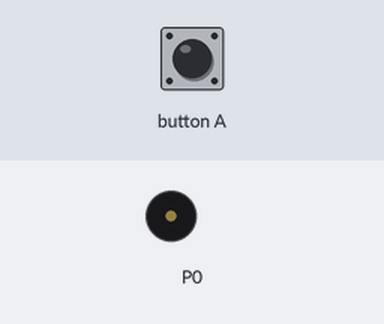
The program below on a simulated BBC micro:bit (MakeCode). Parts: buzzer (waves = sounding).

Above: at 1.36 s.
At 21.2 s:
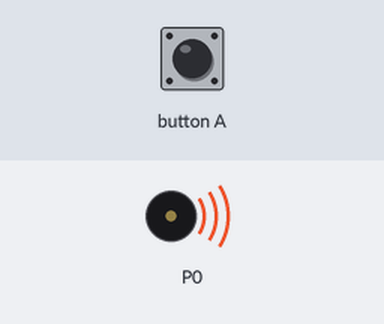
Timing chart, 0 to 25.3 s (numbered marks = the images above):
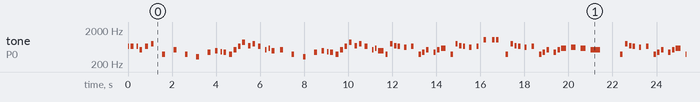

Measured:
- by itself, tone on P0: plays 659 Hz for 0.06 s, 659 Hz for 0.13 s, 659 Hz for 0.06 s, 523 Hz for 0.13 s, 659 Hz for 0.13 s, 784 Hz for 0.13 s … (458 notes in this stretch)

The program:

main.ts
```typescript
input.onButtonPressed(Button.A, function () {
    music.setVolume(255)
})
basic.forever(function () {
    music.playTone(659, music.beat(BeatFraction.Eighth))
    music.rest(music.beat(BeatFraction.Eighth))
    music.playTone(659, music.beat(BeatFraction.Quarter))
    music.rest(music.beat(BeatFraction.Quarter))
    music.playTone(659, music.beat(BeatFraction.Eighth))
    music.rest(music.beat(BeatFraction.Eighth))
    music.playTone(523, music.beat(BeatFraction.Quarter))
    music.rest(music.beat(BeatFraction.Quarter))
    music.playTone(659, music.beat(BeatFraction.Quarter))
    music.rest(music.beat(BeatFraction.Quarter))
    music.playTone(784, music.beat(BeatFraction.Quarter))
    music.rest(music.beat(BeatFraction.Quarter))
    music.rest(music.beat(BeatFraction.Half))
    music.playTone(392, music.beat(BeatFraction.Quarter))
    music.rest(music.beat(BeatFraction.Quarter))
    music.rest(music.beat(BeatFraction.Half))
    music.playTone(523, music.beat(BeatFraction.Quarter))
    music.rest(music.beat(BeatFraction.Half))
    music.rest(music.beat(BeatFraction.Quarter))
    music.playTone(392, music.beat(BeatFraction.Quarter))
    music.rest(music.beat(BeatFraction.Half))
    music.rest(music.beat(BeatFraction.Quarter))
    music.playTone(330, music.beat(BeatFraction.Quarter))
    music.rest(music.beat(BeatFraction.Half))
    music.rest(music.beat(BeatFraction.Quarter))
    music.playTone(440, music.beat(BeatFraction.Quarter))
    music.rest(music.beat(BeatFraction.Quarter))
    music.rest(music.beat(BeatFraction.Eighth))
    music.playTone(494, music.beat(BeatFraction.Quarter))
    music.rest(music.beat(BeatFraction.Quarter))
    music.playTone(466, music.beat(BeatFraction.Eighth))
    music.rest(music.beat(BeatFraction.Eighth))
    music.playTone(440, music.beat(BeatFraction.Quarter))
    music.rest(music.beat(BeatFraction.Quarter))
    music.playTone(392, music.beat(BeatFraction.Quarter))
    music.rest(music.beat(BeatFraction.Eighth))
    music.playTone(523, music.beat(BeatFraction.Quarter))
    music.rest(music.beat(BeatFraction.Eighth))
    music.playTone(659, music.beat(BeatFraction.Quarter))
    music.rest(music.beat(BeatFraction.Eighth))
    music.playTone(880, music.beat(BeatFraction.Quarter))
    music.rest(music.beat(BeatFraction.Quarter))
    music.playTone(698, music.beat(BeatFraction.Quarter))
    music.rest(music.beat(BeatFraction.Eighth))
    music.playTone(784, music.beat(BeatFraction.Quarter))
    music.rest(music.beat(BeatFraction.Quarter))
    music.playTone(659, music.beat(BeatFraction.Quarter))
    music.rest(music.beat(BeatFraction.Quarter))
    music.rest(music.beat(BeatFraction.Eighth))
    music.changeTempoBy(-10)
    music.playTone(523, music.beat(BeatFraction.Eighth))
    music.rest(music.beat(BeatFraction.Eighth))
    music.playTone(587, music.beat(BeatFraction.Eighth))
    music.rest(music.beat(BeatFraction.Eighth))
    music.changeTempoBy(10)
    music.playTone(494, music.beat(BeatFraction.Quarter))
    music.rest(music.beat(BeatFraction.Half))
    music.playTone(523, music.beat(BeatFraction.Quarter))
    music.rest(music.beat(BeatFraction.Half))
    music.rest(music.beat(BeatFraction.Quarter))
    music.playTone(392, music.beat(BeatFraction.Quarter))
    music.rest(music.beat(BeatFraction.Half))
    music.rest(music.beat(BeatFraction.Quarter))
    music.playTone(330, music.beat(BeatFraction.Quarter))
    music.rest(music.beat(BeatFraction.Half))
    music.rest(music.beat(BeatFraction.Quarter))
    music.playTone(440, music.beat(BeatFraction.Quarter))
    music.rest(music.beat(BeatFraction.Quarter))
    music.rest(music.beat(BeatFraction.Eighth))
    music.playTone(494, music.beat(BeatFraction.Quarter))
    music.rest(music.beat(BeatFraction.Quarter))
    music.playTone(466, music.beat(BeatFraction.Eighth))
    music.rest(music.beat(BeatFraction.Eighth))
    music.playTone(440, music.beat(BeatFraction.Quarter))
    music.rest(music.beat(BeatFraction.Quarter))
    music.playTone(392, music.beat(BeatFraction.Quarter))
    music.rest(music.beat(BeatFraction.Eighth))
    music.playTone(523, music.beat(BeatFraction.Quarter))
    music.rest(music.beat(BeatFraction.Eighth))
    music.playTone(659, music.beat(BeatFraction.Quarter))
    music.rest(music.beat(BeatFraction.Eighth))
    music.playTone(880, music.beat(BeatFraction.Quarter))
    music.rest(music.beat(BeatFraction.Quarter))
    music.playTone(698, music.beat(BeatFraction.Quarter))
    music.rest(music.beat(BeatFraction.Eighth))
    music.playTone(784, music.beat(BeatFraction.Quarter))
    music.rest(music.beat(BeatFraction.Quarter))
    music.playTone(659, music.beat(BeatFraction.Quarter))
    music.rest(music.beat(BeatFraction.Quarter))
    music.rest(music.beat(BeatFraction.Eighth))
    music.changeTempoBy(-10)
    music.playTone(523, music.beat(BeatFraction.Eighth))
    music.rest(music.beat(BeatFraction.Eighth))
    music.playTone(587, music.beat(BeatFraction.Eighth))
    music.rest(music.beat(BeatFraction.Eighth))
    music.changeTempoBy(10)
    music.playTone(494, music.beat(BeatFraction.Half))
    music.rest(music.beat(BeatFraction.Eighth))
    music.changeTempoBy(20)
    music.playTone(392, music.beat(BeatFraction.Quarter))
    music.rest(music.beat(BeatFraction.Quarter))
    music.playTone(784, music.beat(BeatFraction.Quarter))
    music.rest(music.beat(BeatFraction.Eighth))
    music.playTone(698, music.beat(BeatFraction.Quarter))
    music.rest(music.beat(BeatFraction.Eighth))
    music.playTone(659, music.beat(BeatFraction.Quarter))
    music.rest(music.beat(BeatFraction.Eighth))
    music.rest(music.beat(BeatFraction.Quarter))
    music.playTone(622, music.beat(BeatFraction.Quarter))
    music.rest(music.beat(BeatFraction.Half))
    music.playTone(659, music.beat(BeatFraction.Quarter))
    music.rest(music.beat(BeatFraction.Half))
    music.playTone(392, music.beat(BeatFraction.Quarter))
    music.rest(music.beat(BeatFraction.Eighth))
    music.playTone(440, music.beat(BeatFraction.Quarter))
    music.rest(music.beat(BeatFraction.Eighth))
    music.playTone(523, music.beat(BeatFraction.Quarter))
    music.rest(music.beat(BeatFraction.Half))
    music.playTone(440, music.beat(BeatFraction.Quarter))
    music.rest(music.beat(BeatFraction.Eighth))
    music.playTone(523, music.beat(BeatFraction.Quarter))
    music.rest(music.beat(BeatFraction.Eighth))
    music.playTone(587, music.beat(BeatFraction.Half))
    music.rest(music.beat(BeatFraction.Half))
    music.playTone(392, music.beat(BeatFraction.Quarter))
    music.rest(music.beat(BeatFraction.Quarter))
    music.playTone(784, music.beat(BeatFraction.Quarter))
    music.rest(music.beat(BeatFraction.Eighth))
    music.playTone(698, music.beat(BeatFraction.Quarter))
    music.rest(music.beat(BeatFraction.Eighth))
    music.playTone(659, music.beat(BeatFraction.Quarter))
    music.rest(music.beat(BeatFraction.Eighth))
    music.rest(music.beat(BeatFraction.Quarter))
    music.playTone(622, music.beat(BeatFraction.Quarter))
    music.rest(music.beat(BeatFraction.Half))
    music.playTone(659, music.beat(BeatFraction.Quarter))
    music.rest(music.beat(BeatFraction.Half))
    music.playTone(1050, music.beat(BeatFraction.Quarter))
    music.rest(music.beat(BeatFraction.Eighth))
    music.rest(music.beat(BeatFraction.Half))
    music.playTone(1050, music.beat(BeatFraction.Quarter))
    music.rest(music.beat(BeatFraction.Eighth))
    music.playTone(1050, music.beat(BeatFraction.Quarter))
    music.rest(music.beat(BeatFraction.Half))
    music.rest(music.beat(BeatFraction.Quarter))
    music.playTone(392, music.beat(BeatFraction.Quarter))
    music.rest(music.beat(BeatFraction.Quarter))
    music.playTone(784, music.beat(BeatFraction.Quarter))
    music.rest(music.beat(BeatFraction.Eighth))
    music.playTone(698, music.beat(BeatFraction.Quarter))
    music.rest(music.beat(BeatFraction.Eighth))
    music.playTone(659, music.beat(BeatFraction.Quarter))
    music.rest(music.beat(BeatFraction.Eighth))
    music.rest(music.beat(BeatFraction.Quarter))
    music.playTone(622, music.beat(BeatFraction.Quarter))
    music.rest(music.beat(BeatFraction.Half))
    music.playTone(659, music.beat(BeatFraction.Quarter))
    music.rest(music.beat(BeatFraction.Half))
    music.playTone(392, music.beat(BeatFraction.Quarter))
    music.rest(music.beat(BeatFraction.Eighth))
    music.playTone(440, music.beat(BeatFraction.Quarter))
    music.rest(music.beat(BeatFraction.Eighth))
    music.playTone(523, music.beat(BeatFraction.Quarter))
    music.rest(music.beat(BeatFraction.Half))
    music.playTone(440, music.beat(BeatFraction.Quarter))
    music.rest(music.beat(BeatFraction.Eighth))
    music.playTone(523, music.beat(BeatFraction.Quarter))
    music.rest(music.beat(BeatFraction.Eighth))
    music.playTone(587, music.beat(BeatFraction.Half))
    music.rest(music.beat(BeatFraction.Quarter))
    music.rest(music.beat(BeatFraction.Quarter))
    music.playTone(622, music.beat(BeatFraction.Half))
    music.rest(music.beat(BeatFraction.Quarter))
    music.rest(music.beat(BeatFraction.Quarter))
    music.playTone(587, music.beat(BeatFraction.Half))
    music.rest(music.beat(BeatFraction.Quarter))
    music.rest(music.beat(BeatFraction.Quarter))
    music.playTone(523, music.beat(BeatFraction.Whole))
    music.rest(music.beat(BeatFraction.Eighth))
    music.rest(music.beat(BeatFraction.Double))
    music.playTone(392, music.beat(BeatFraction.Quarter))
    music.rest(music.beat(BeatFraction.Quarter))
    music.playTone(784, music.beat(BeatFraction.Quarter))
    music.rest(music.beat(BeatFraction.Eighth))
    music.playTone(698, music.beat(BeatFraction.Quarter))
    music.rest(music.beat(BeatFraction.Eighth))
    music.playTone(659, music.beat(BeatFraction.Quarter))
    music.rest(music.beat(BeatFraction.Eighth))
    music.rest(music.beat(BeatFraction.Quarter))
    music.playTone(622, music.beat(BeatFraction.Quarter))
    music.rest(music.beat(BeatFraction.Half))
    music.playTone(659, music.beat(BeatFraction.Quarter))
    music.rest(music.beat(BeatFraction.Half))
    music.playTone(392, music.beat(BeatFraction.Quarter))
    music.rest(music.beat(BeatFraction.Eighth))
    music.playTone(440, music.beat(BeatFraction.Quarter))
    music.rest(music.beat(BeatFraction.Eighth))
    music.playTone(523, music.beat(BeatFraction.Quarter))
    music.rest(music.beat(BeatFraction.Half))
    music.playTone(440, music.beat(BeatFraction.Quarter))
    music.rest(music.beat(BeatFraction.Eighth))
    music.playTone(523, music.beat(BeatFraction.Quarter))
    music.rest(music.beat(BeatFraction.Eighth))
    music.playTone(587, music.beat(BeatFraction.Half))
    music.rest(music.beat(BeatFraction.Half))
    music.playTone(392, music.beat(BeatFraction.Quarter))
    music.rest(music.beat(BeatFraction.Quarter))
    music.playTone(784, music.beat(BeatFraction.Quarter))
    music.rest(music.beat(BeatFraction.Eighth))
    music.playTone(698, music.beat(BeatFraction.Quarter))
    music.rest(music.beat(BeatFraction.Eighth))
    music.playTone(659, music.beat(BeatFraction.Quarter))
    music.rest(music.beat(BeatFraction.Eighth))
    music.rest(music.beat(BeatFraction.Quarter))
    music.playTone(622, music.beat(BeatFraction.Quarter))
    music.rest(music.beat(BeatFraction.Half))
    music.playTone(659, music.beat(BeatFraction.Quarter))
    music.rest(music.beat(BeatFraction.Half))
    music.playTone(1050, music.beat(BeatFraction.Quarter))
    music.rest(music.beat(BeatFraction.Quarter))
    music.rest(music.beat(BeatFraction.Half))
    music.playTone(1050, music.beat(BeatFraction.Quarter))
    music.rest(music.beat(BeatFraction.Eighth))
    music.playTone(1050, music.beat(BeatFraction.Quarter))
    music.rest(music.beat(BeatFraction.Half))
    music.rest(music.beat(BeatFraction.Eighth))
    music.playTone(392, music.beat(BeatFraction.Quarter))
    music.rest(music.beat(BeatFraction.Quarter))
    music.playTone(784, music.beat(BeatFraction.Quarter))
    music.rest(music.beat(BeatFraction.Eighth))
    music.playTone(698, music.beat(BeatFraction.Quarter))
    music.rest(music.beat(BeatFraction.Eighth))
    music.playTone(659, music.beat(BeatFraction.Quarter))
    music.rest(music.beat(BeatFraction.Eighth))
    music.rest(music.beat(BeatFraction.Quarter))
    music.playTone(622, music.beat(BeatFraction.Quarter))
    music.rest(music.beat(BeatFraction.Half))
    music.playTone(659, music.beat(BeatFraction.Quarter))
    music.rest(music.beat(BeatFraction.Half))
    music.playTone(392, music.beat(BeatFraction.Quarter))
    music.rest(music.beat(BeatFraction.Eighth))
    music.playTone(440, music.beat(BeatFraction.Quarter))
    music.rest(music.beat(BeatFraction.Eighth))
    music.playTone(523, music.beat(BeatFraction.Quarter))
    music.rest(music.beat(BeatFraction.Half))
    music.playTone(440, music.beat(BeatFraction.Quarter))
    music.rest(music.beat(BeatFraction.Eighth))
    music.playTone(523, music.beat(BeatFraction.Quarter))
    music.rest(music.beat(BeatFraction.Eighth))
    music.playTone(587, music.beat(BeatFraction.Half))
    music.rest(music.beat(BeatFraction.Quarter))
    music.rest(music.beat(BeatFraction.Quarter))
    music.playTone(622, music.beat(BeatFraction.Half))
    music.rest(music.beat(BeatFraction.Quarter))
    music.rest(music.beat(BeatFraction.Quarter))
    music.playTone(587, music.beat(BeatFraction.Half))
    music.rest(music.beat(BeatFraction.Quarter))
    music.rest(music.beat(BeatFraction.Quarter))
    music.playTone(523, music.beat(BeatFraction.Whole))
    music.rest(music.beat(BeatFraction.Eighth))
    music.rest(music.beat(BeatFraction.Whole))
    music.changeTempoBy(-20)
    music.playTone(523, music.beat(BeatFraction.Eighth))
    music.rest(music.beat(BeatFraction.Eighth))
    music.playTone(523, music.beat(BeatFraction.Quarter))
    music.rest(music.beat(BeatFraction.Quarter))
    music.playTone(523, music.beat(BeatFraction.Eighth))
    music.rest(music.beat(BeatFraction.Half))
    music.playTone(554, music.beat(BeatFraction.Eighth))
    music.rest(music.beat(BeatFraction.Quarter))
    music.playTone(587, music.beat(BeatFraction.Quarter))
    music.rest(music.beat(BeatFraction.Quarter))
    music.playTone(659, music.beat(BeatFraction.Eighth))
    music.rest(music.beat(BeatFraction.Quarter))
    music.playTone(523, music.beat(BeatFraction.Quarter))
    music.rest(music.beat(BeatFraction.Quarter))
    music.playTone(440, music.beat(BeatFraction.Eighth))
    music.rest(music.beat(BeatFraction.Quarter))
    music.playTone(392, music.beat(BeatFraction.Quarter))
    music.rest(music.beat(BeatFraction.Half))
    music.playTone(523, music.beat(BeatFraction.Eighth))
    music.rest(music.beat(BeatFraction.Eighth))
    music.playTone(523, music.beat(BeatFraction.Quarter))
    music.rest(music.beat(BeatFraction.Quarter))
    music.playTone(523, music.beat(BeatFraction.Eighth))
    music.rest(music.beat(BeatFraction.Half))
    music.playTone(554, music.beat(BeatFraction.Eighth))
    music.rest(music.beat(BeatFraction.Quarter))
    music.playTone(587, music.beat(BeatFraction.Quarter))
    music.rest(music.beat(BeatFraction.Quarter))
    music.playTone(659, music.beat(BeatFraction.Half))
    music.rest(music.beat(BeatFraction.Whole))
    music.playTone(523, music.beat(BeatFraction.Eighth))
    music.rest(music.beat(BeatFraction.Eighth))
    music.playTone(523, music.beat(BeatFraction.Quarter))
    music.rest(music.beat(BeatFraction.Quarter))
    music.playTone(523, music.beat(BeatFraction.Eighth))
    music.rest(music.beat(BeatFraction.Half))
    music.playTone(554, music.beat(BeatFraction.Eighth))
    music.rest(music.beat(BeatFraction.Quarter))
    music.playTone(587, music.beat(BeatFraction.Quarter))
    music.rest(music.beat(BeatFraction.Quarter))
    music.playTone(659, music.beat(BeatFraction.Eighth))
    music.rest(music.beat(BeatFraction.Quarter))
    music.playTone(523, music.beat(BeatFraction.Quarter))
    music.rest(music.beat(BeatFraction.Quarter))
    music.playTone(440, music.beat(BeatFraction.Eighth))
    music.rest(music.beat(BeatFraction.Quarter))
    music.playTone(392, music.beat(BeatFraction.Quarter))
    music.rest(music.beat(BeatFraction.Half))
})
```

test.ts
```typescript
// 在這裡測試；當此封包作為擴充功能時，將不會編譯此內容。
```
